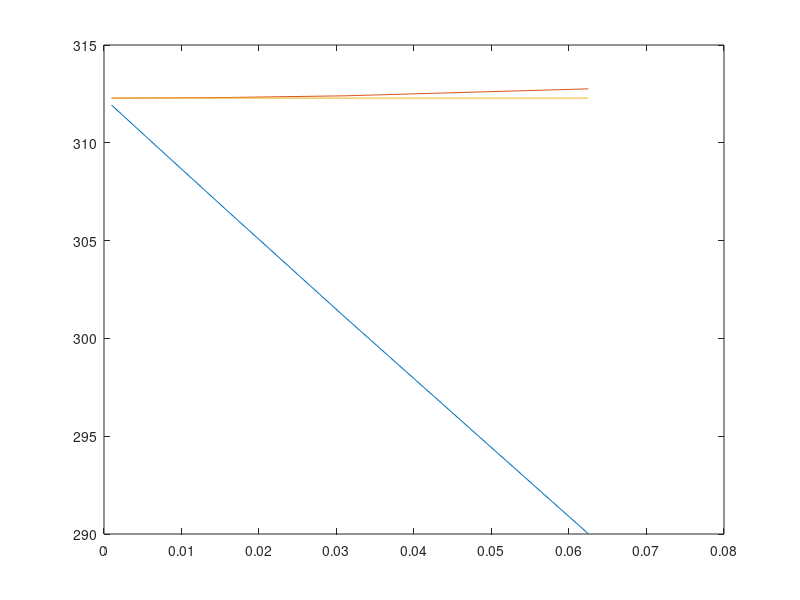

Write the MATLAB code that produced this figure.
function NumInt

h=4:10;
h=2.^(-h);
f=@(x)(x.^2);
f=@(x)(x.^6);
x0=1;
x1=3;
temp =[];
for H=h
temp=[temp [Teglalap(f,H,x0,x1);...
Trapez(f,H,x0,x1);...
Simpson(f,H,x0,x1)]];
end
plot(h',temp)

function ter=Teglalap(f,h,x0,x1)
x=x0:h:x1;
ter=sum(h*f(x(1:(length(x)-1))));

function ter=Trapez(f,h,x0,x1)
x=x0:h:x1;
ter=sum(h/2*f(x(1:(length(x)-1))))+...
    sum(h/2*f(x(2:(length(x)))));

function ter=Simpson(f,h,x0,x1)
x=x0:h/2:x1;
ter = (h/2)/3*(f(x(1))+4*sum(f(x(2:2:(length(x)-1))))+...
        2*sum(f(x(3:2:(length(x)-2))))+f(x(length(x))));
    